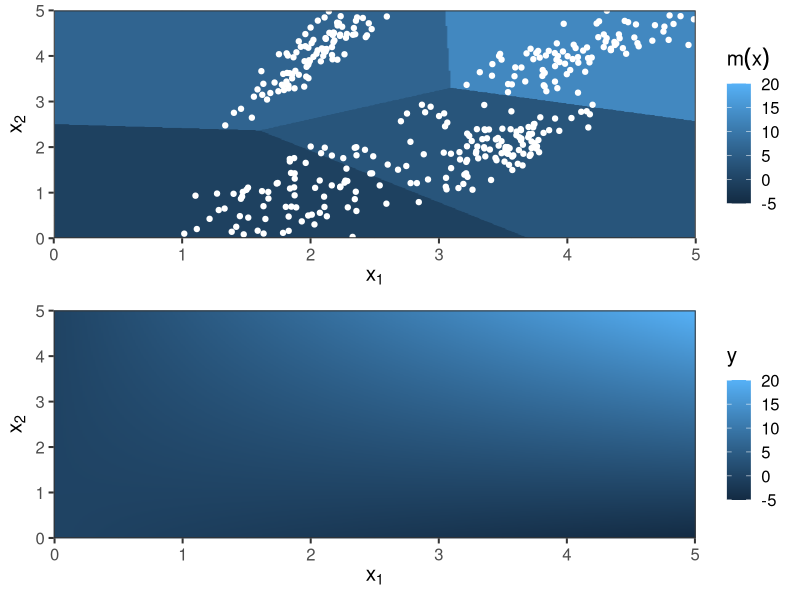
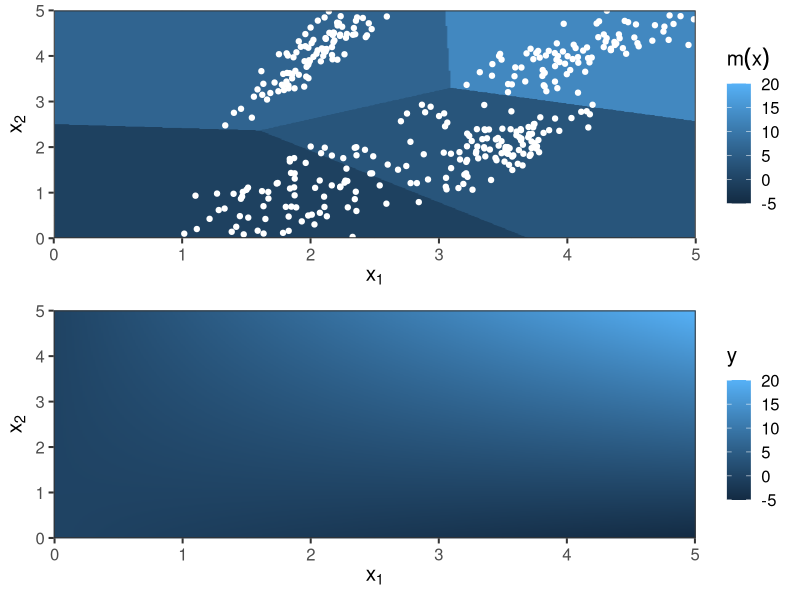

Write the R code that produced these figures, in order.
library(ggplot2)
library(plyr)
library(class)
library(gridExtra)
library(grid)

set.seed(1)
nsamples <- 100

gen.points <- function(xmean, coeff, xsd, ysd, color, b0=0) {
  x <- rnorm(nsamples, mean=xmean, sd=xsd)
  y <- rnorm(nsamples, mean=x*coeff + b0, sd=ysd)
  data.frame(x=x, y, z=x*y-x+rnorm(nsamples, mean=0, sd=0.1), color=color)
}

all.points <- rbind(gen.points(2, 2, 0.3, 0.3, "2"),
                    gen.points(4, 1, 0.5, 0.3, "3"),
                    gen.points(2, 1, 0.5, 0.5, "4", b0=-1),
                    gen.points(3.5, 1, 0.3, 0.3, "5", b0=-1.5))

kmeans.results <- kmeans(as.matrix(all.points[, c("x", "y")]), 4)
cluster.means <- laply(split(all.points, kmeans.results$cluster), function(v) mean(v$z))

grid <- cbind(expand.grid(list(x=seq(0, 5, length=400), 
                         y=seq(0, 5, length=400))))
grid$z <- knn(kmeans.results$centers, grid, cl=factor(cluster.means))
grid$actz <- with(grid, x*y - x)
g1 <- ggplot(all.points, aes(x=x, y=y)) + 
  geom_raster(data=grid, aes(fill=as.numeric(as.character(z))), interpolate=TRUE) + 
  geom_point(data=grid, aes(fill=grid$actz), alpha=0) +
  scale_fill_continuous(name=expression(m(x))) + theme_bw(base_size=15) + 
  labs(x=expression(x[1]), y=expression(x[2])) +
  scale_y_continuous(expand = c(0,0), lim=c(0, 5)) + scale_x_continuous(expand = c(0,0), lim=c(0, 5)) +
  geom_point(color="white")
g2 <- ggplot() + geom_raster(data=grid, aes(x=x, y=y, fill=actz), interpolate=TRUE) + 
  scale_fill_continuous(name=expression(y)) + theme_bw(base_size=15) + 
  labs(x=expression(x[1]), y=expression(x[2])) +
  scale_y_continuous(expand = c(0,0)) + scale_x_continuous(expand = c(0,0))
g <- grid.arrange(g1, g2)#, main = textGrob(title, gp = gpar(fontsize = 20)), ncol = 2)
print(g)

pdf("../figures/mean-function-example.pdf", width=8, height=7.4)
g <- arrangeGrob(g1, g2)
grid.draw(g)
dev.off()
